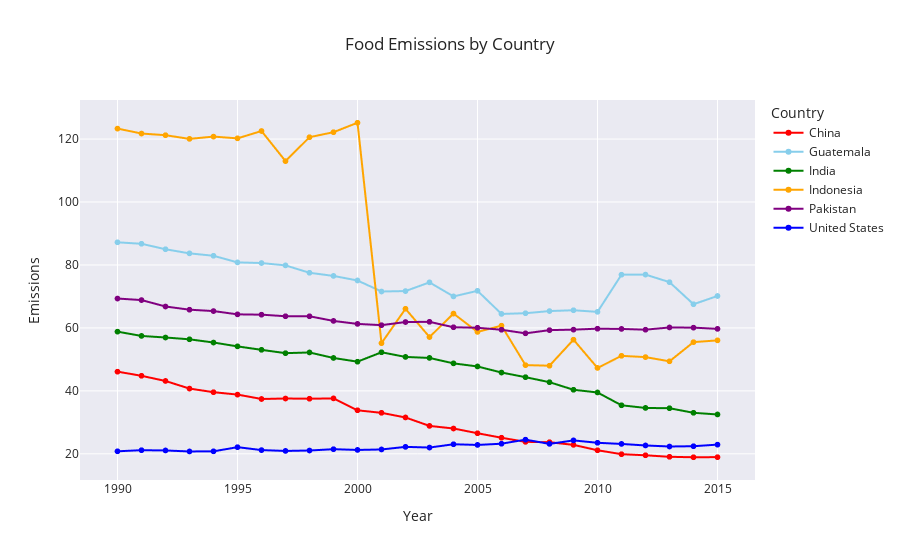

The notebook cell saved with this chart:
### Code cell
fig = px.line(df_emissions, x="Year", y="Emissions", color='Country', title='Food Emissions by Country')

fig.for_each_trace(lambda t: t.update(visible=False) if t.name != 'China' and t.name != 'United States' and t.name != 'India' and t.name != 'Indonesia' and t.name != 'Pakistan'  and t.name != 'Guatemala' else ())
fig.update_traces(mode='lines+markers')
fig.for_each_trace(lambda t: t.update(line_color='red') if t.name == 'China' else ())
fig.for_each_trace(lambda t: t.update(line_color='blue') if t.name == 'United States' else ())
fig.for_each_trace(lambda t: t.update(line_color='green') if t.name == 'India' else ())
fig.for_each_trace(lambda t: t.update(line_color='orange') if t.name == 'Indonesia' else ())
fig.for_each_trace(lambda t: t.update(line_color='purple') if t.name == 'Pakistan' else ())
fig.for_each_trace(lambda t: t.update(line_color='skyblue') if t.name == 'Guatemala' else ())


fig.show()
